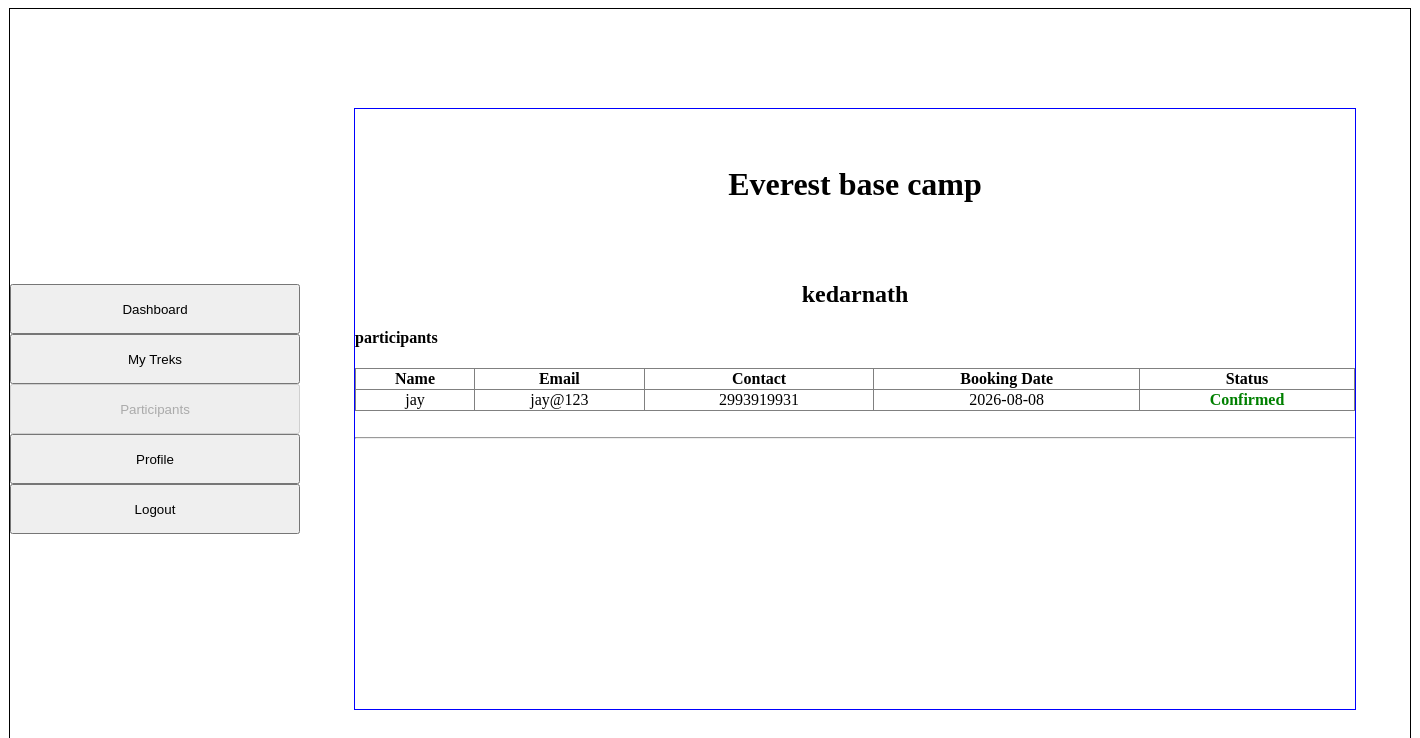
The app's page /participants (signed in), older data.
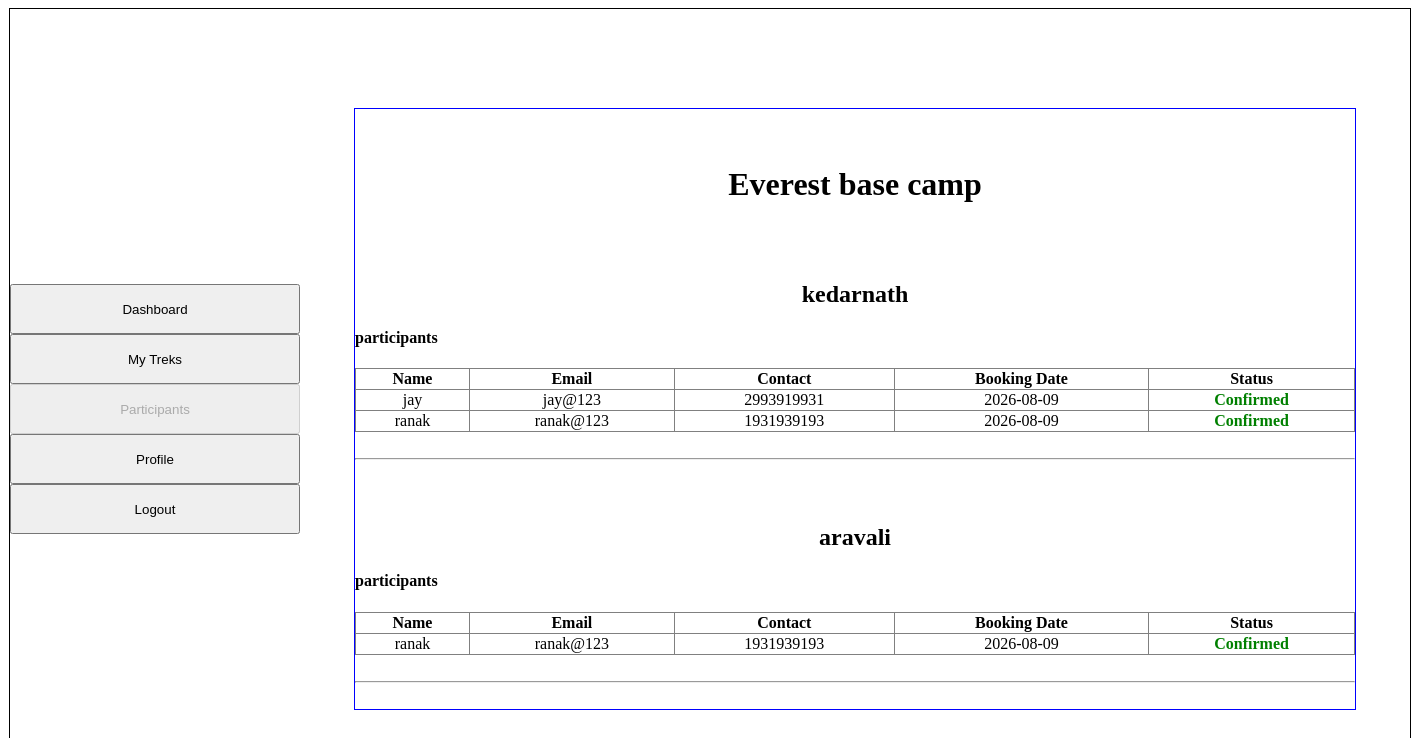
The same page, newer data.
### models.py (models this page shows)
class Trek(db.Model):
    __tablename__ = "treks"
    trek_id = db.Column(db.Integer, primary_key=True)
    trek_name = db.Column(db.String(200), nullable=False)
    location = db.Column(db.String(100), nullable=False)
    difficulty = db.Column(db.String(50), nullable=False)
    duration = db.Column(db.String(50), nullable=False)
    start_date = db.Column(db.Date, nullable=False)
    end_date = db.Column(db.Date, nullable=False)
    total_slots = db.Column(db.Integer, nullable=False)
    available_slots = db.Column(db.Integer, nullable=False)
    status = db.Column(db.String(20), nullable=False)
    description = db.Column(db.String(500), nullable=False)
    assigned_staff_id = db.Column(db.Integer, db.ForeignKey("users.user_id"), nullable=True)
    bookings = db.relationship("Booking", cascade="all,delete", backref="trek")

class Booking(db.Model):
    __tablename__ = "bookings"
    booking_id = db.Column(db.Integer, primary_key=True)
    user_id = db.Column(db.Integer, db.ForeignKey("users.user_id"), nullable=False)
    trek_id = db.Column(db.Integer, db.ForeignKey("treks.trek_id"), nullable=False)
    booking_date = db.Column(db.Date, nullable=False)
    status = db.Column(db.String(20), nullable=False)

class User(db.Model):
    __tablename__ = "users"
    user_id = db.Column(db.Integer, primary_key=True)
    full_name = db.Column(db.String(100), nullable=False)
    email = db.Column(db.String(120), unique=True, nullable=False)
    password = db.Column(db.String(200), nullable=False)
    phone = db.Column(db.String(15), nullable=False)
    role = db.Column(db.String(50), nullable=False)
    status = db.Column(db.String(20), nullable=False)
    bookings = db.relationship("Booking", cascade="all,delete", backref="user")

### app.py (the view)
@app.route('/participants')
def staff_participants():
    if session.get('role') != "1":
        return redirect(url_for('login'))
    current_staff_id = session.get('user_id')
    my_treks = db.session.query(Trek).filter(Trek.assigned_staff_id == current_staff_id).all()
    trek_ids = [t.trek_id for t in my_treks]
    if trek_ids:
        participants_data = db.session.query(Booking, User)\
            .join(User, Booking.user_id == User.user_id)\
            .filter(Booking.trek_id.in_(trek_ids)).all()
    else:
        participants_data = []
    return render_template("participants.html", treks=my_treks, participants=participants_data)

### templates/participants.html (shortened to what this page needs)
{% extends "base.html" %}
{% block sidebar %}
<a href="/staff_dashboard"><input type="button" value="Dashboard" style="width: 290px; height: 50px; margin: 0 auto;"></a><br>
<a href="/staff_trek_manage"><input type="button" value="My Treks" style="width: 290px; height: 50px; margin: 0 auto;"></a><br>
<a href="/participants"><input type="button" value="Participants" style="width: 290px; height: 50px; margin: 0 auto;" disabled></a><br>
<a href="/profile_staff"><input type="button" value="Profile" style="width: 290px; height: 50px; margin: 0 auto;"></a><br>
<a href="/logout"><input type="button" value="Logout" style="width: 290px; height: 50px; margin: 0 auto;"></a>
{% endblock %}
{% block content %}
<div style="text-align: center;">
<h1>Everest base camp</h1>
</div>
<div>
<div class="usr-dash" style="text-align: center;">
    {% for trek in treks %}
        <br><br>
        <h2>{{ trek.trek_name }}</h2>
        <h4 style="text-align: left;">participants</h4>
        <table border="1" style="border-collapse: collapse; width: 100%; text-align: center;">
            <tr>
                <th>Name</th>
                <th>Email</th>
                <th>Contact</th>
                <th>Booking Date</th>
                <th>Status</th>
            </tr>
            {% for b, u in participants %}
                {% if b.trek_id == trek.trek_id %}
                <tr>
                    <td>{{ u.full_name }}</td>
                    <td>{{ u.email }}</td>
                    <td>{{ u.phone }}</td>
                    <td>{{ b.booking_date }}</td>
                    <td style="color: green; font-weight: bold;">{{ b.status }}</td>
                </tr>
                {% endif %}
            {% endfor %}
        </table>
        <br><hr>
    {% endfor %}
</div></div>
{% endblock %}

Row changes from the older to the newer data that the page shows:
changed Booking "jay": booking_date "2026-08-08" → "2026-08-09"
added Booking: full_name "ranak", email "ranak@123", phone "1931939193", booking_date "2026-08-09", status "Confirmed", shown under Trek "kedarnath"
added Trek: trek_name "aravali"
added Booking: full_name "ranak", email "ranak@123", phone "1931939193", booking_date "2026-08-09", status "Confirmed", shown under "aravali"
